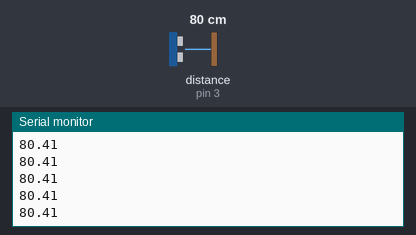
Simulated run of this sketch. Board: Arduino Uno, built with avr-gcc and run on an emulated ATmega328P. Parts: the last lines printed to the serial monitor. Wiring (inferred from the names in the program): ultrasonic range finder: trigger pin 4; echo pin 3. The inputs (shaded band) are chosen by the test bench; at power-on: distance to the obstacle (sensor on pin 3) 80 cm. The echo pulse lasts 58.3 µs per cm.

Above: at 2.8 s.
2.9 s: distance to the obstacle (sensor on pin 3) set to 2 cm
At 3.4 s:
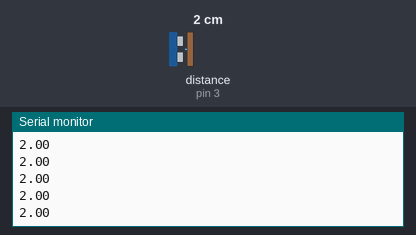
4.4 s: distance to the obstacle (sensor on pin 3) set to 4 cm
At 5.4 s:
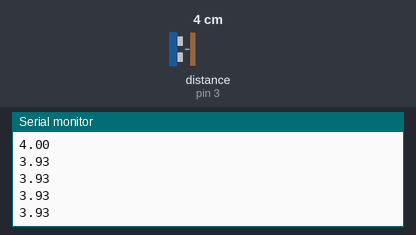
Timing chart, 0 to 7.4 s (numbered marks = the images above; inputs shaded):
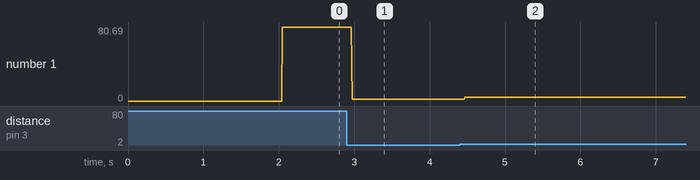

Measured:
- after the input at 2.9 s, the serial monitor: prints a new line after 0.07 s (image 1)
- after the input at 4.4 s, the serial monitor: prints a new line after 0.07 s (image 2)
- plotted number 1: 80.41 → 2 after the input at 2.9 s, 2 → 4 after the input at 4.4 s

The sketch:

ultrasound_test.ino
```cpp
int trigPin = 4;
int echoPin = 3;
int readPin = A0;


unsigned long timer = 0;
unsigned long timer_o = 0;
unsigned long limit = 2*1000;  // miliseconds between trigger pull
unsigned long wait_limit = 3*1000;
unsigned long wait_time = 0;
bool doit = false;
int trys = 0;

volatile unsigned long count = 0;
volatile unsigned long count_o = 0;


void setup() {

  pinMode(trigPin, OUTPUT);
  pinMode(echoPin, INPUT);
  pinMode(readPin, INPUT);
  Serial.begin(9600);
//  attachInterrupt(digitalPinToInterrupt(echoPin), start, RISING);
//  attachInterrupt(digitalPinToInterrupt(echoPin), ending, FALLING);
}

void loop() {

  timer = millis() - timer_o;

  if (timer > limit){
    digitalWrite(trigPin, HIGH);
    delayMicroseconds(10);
    digitalWrite(trigPin, LOW);
    count = 0;
  }

  while(trys < 1000){
    if (digitalRead(echoPin)){
      count_o = micros();
      while(digitalRead(echoPin)){
      }
      count = micros() - count_o;
      break;
    }
    trys+=1;
  }

  Serial.println((float)count/58.0);
  trys = 0;
}

void start(){
  doit = true;
}
```
